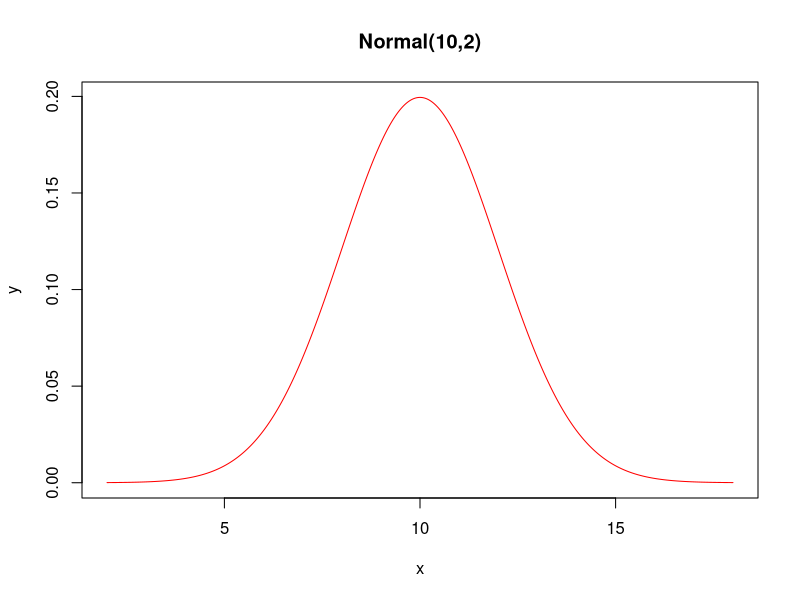
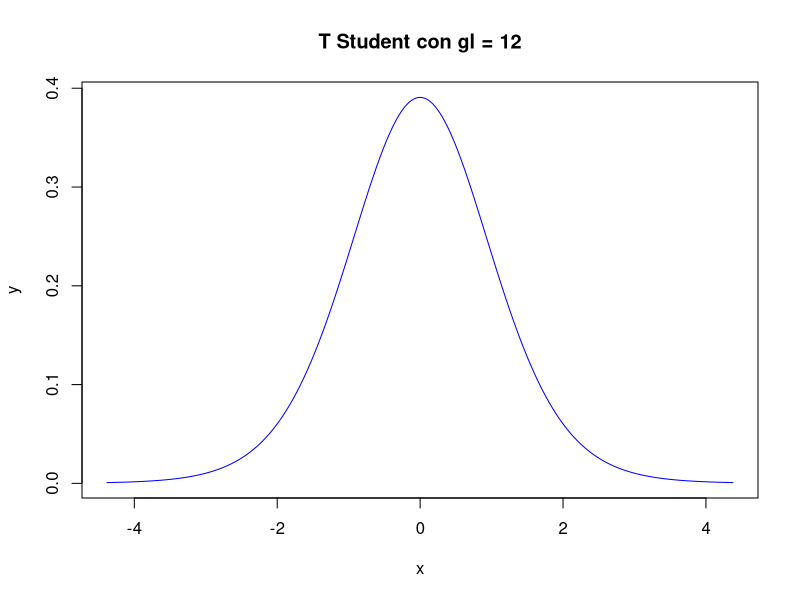
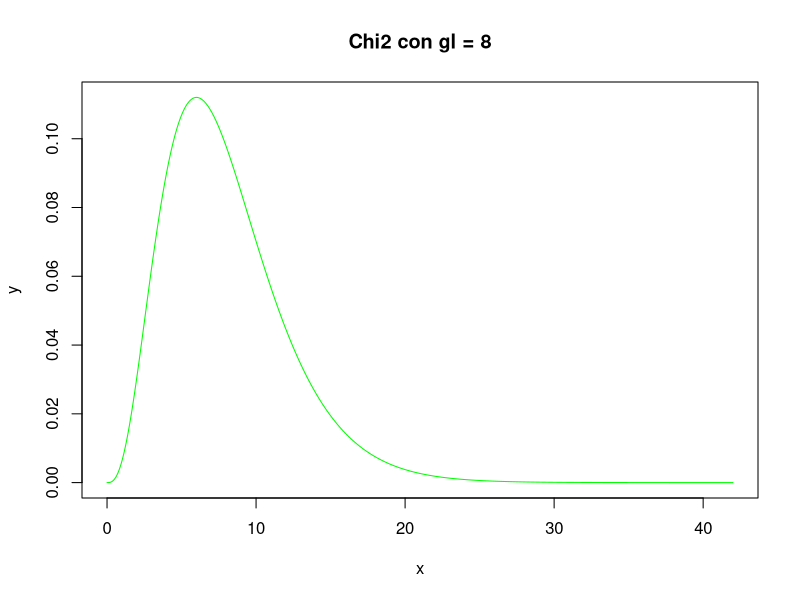
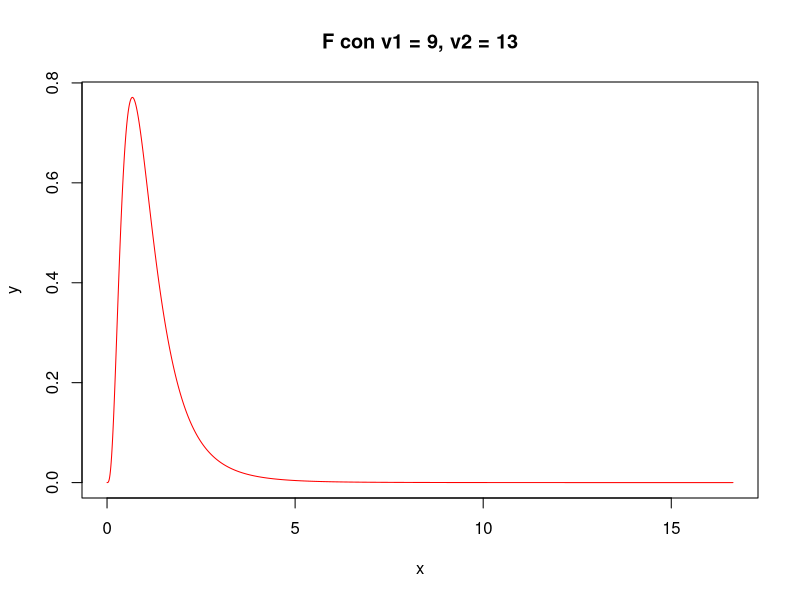

Source code (R) for these figures, in order:
## ---- chunk 1
knitr::opts_chunk$set(echo = TRUE)
## ---- chunk 2
miu = 10 
sigma = 2
x = seq(miu - 4*sigma, miu + 4*sigma, 0.01)
y = dnorm(x,miu, sigma)
plot(x,y, type = "l", col = "red", main = "Normal(10,2)")
## ---- chunk 3
 gl = 12 # Grados de libertad
sigma = sqrt(gl/(gl-2))
x = seq( -4*sigma, 4*sigma, 0.01)
y = dt(x,gl)
plot(x,y, type = "l", col = "blue", main = "T Student con gl = 12")
## ---- chunk 4
gl = 8
sigma = sqrt(2*gl)
x = seq( 0, miu + 8*sigma, 0.01)
y = dchisq(x,gl)
plot(x,y, type = "l", col = "green", main = "Chi2 con gl = 8")
## ---- chunk 5
v1 = 9
v2 = 13
sigma = sqrt(2)*v2*sqrt(v2+v1-2)/(sqrt(v2-4)*(v2-2)*sqrt(v1))
x = seq( 0, miu + 8*sigma, 0.01)
y = df(x,v1, v2)
plot(x,y, type = "l", col = "red", main = "F con v1 = 9, v2 = 13")
## ---- chunk 6
a=1-pnorm(0.7)
a

b=pnorm(0.7)
b
 
c=pnorm(0.7000000000001)-pnorm(0.6999999999999)
c

## ---- chunk 7
qnorm(0.45)
## ---- chunk 8
miu=100
sigma=7

a=pnorm(87,miu,sigma)
a
b=1-pnorm(87,miu,sigma)
b
c=pnorm(110,miu,sigma)-pnorm(87,miu,sigma)
c

## ---- chunk 9
gl=10
a=pt(0.5,gl)
a
b=1-pt(1.5,gl)
b
c=qt(0.05,gl)
c
## ---- chunk 10
gl=6

a=pchisq(3, gl)
a
b=1-pchisq(2, gl)
b
c=qchisq(0.95, gl) 
c

## ---- chunk 11
v1=8
v2=10

a=pf(2, v1, v2)
a
b=1-pf(3, v1, v2)
b
c=qf(0.25, v1,v2) 
c

## ---- chunk 12
miu=65
sigma=20
R=100*pnorm(60,miu,sigma)

print(paste('el resultado es', round(R,2),'%'))

